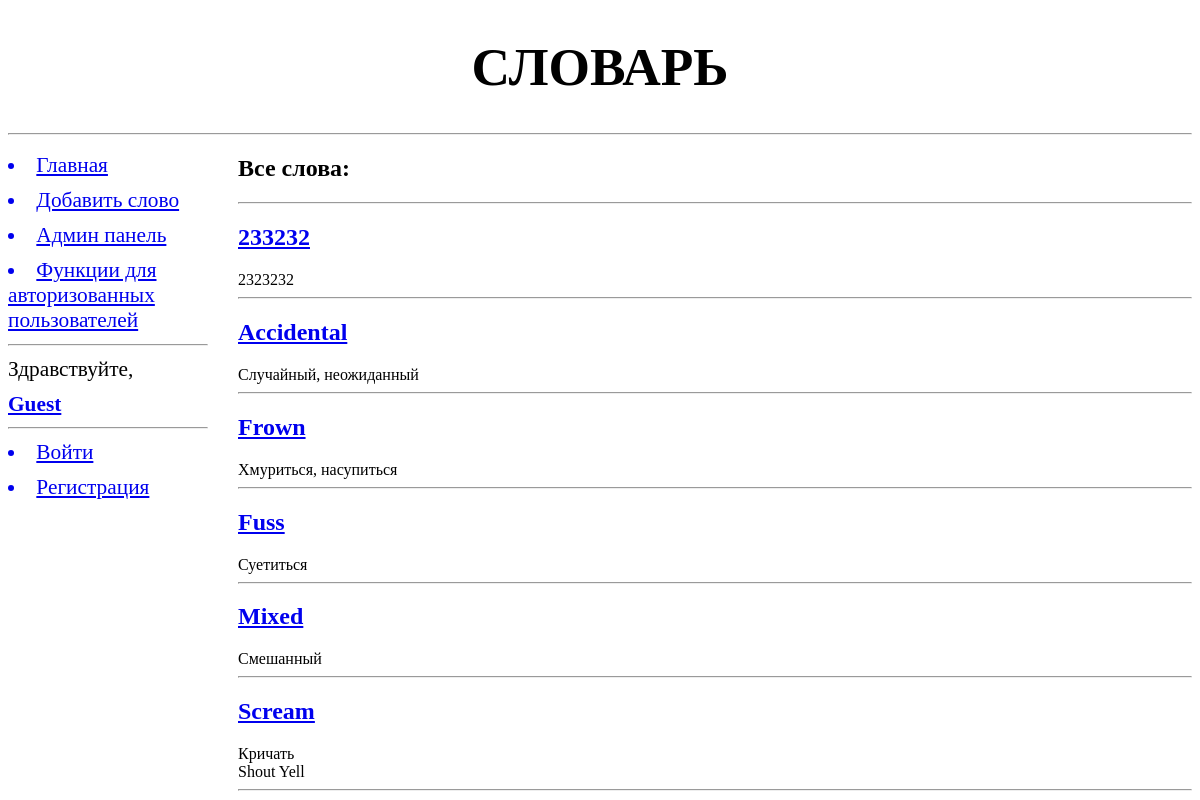
The page / on the database its author committed.
### addwords/models.py (models this page shows)
class Word(models.Model):
    class Meta:
        verbose_name = "Слово"
        verbose_name_plural = "Слова"
        unique_together = (('word', 'language'), # уникальные сочетания полей в модели
                           (('word', 'type', 'translation')))
        ordering = ['word', 'type'] # параметры сортировки записей по умолчанию
    TYPE = (
        (None, "Выберите тип слова"), # или None -  заменяет --------- на Выберите тип слова
        ('Verb', 'Verb (сущ.)' ),
        ('Noun', 'Noun (глаг.)'),
        ('Adjective', 'Adjective (прил.)'),
    )
    word = models.CharField(max_length=20, null=True, blank=False, verbose_name="Слово")
    language = models.ForeignKey("Language", on_delete=models.PROTECT, verbose_name="Язык", related_name='words') #, limit_chices_to={}
    type = models.CharField(max_length=10, choices=TYPE, blank=True)
    translation = models.CharField(max_length=25, verbose_name="Перевод")
    discription = models.TextField(blank=True, verbose_name="Доп. комментарий к переводу")
    synonyms = models.ManyToManyField("Word", verbose_name="Синонимы", related_name='+', blank=True)
    rate = models.IntegerField(verbose_name="Рейтинг", default=5, help_text="Личный рейтинг слова от 1 до 10")
    add_date = models.DateTimeField(verbose_name="Дата создания", auto_now_add=True, blank=True)
    archived = models.BooleanField(verbose_name="Архивировано", help_text="Будет ли слово отображаться в словаре?", default=False)
    author =  models.ForeignKey(User, on_delete=models.PROTECT, verbose_name="Автор", help_text="Кто добавил слово", blank=True, null=True)
    def __str__(self):
        return self.word
    def get_synonyms(self):
        return [s.__str__() for s in self.synonyms.all()]

### addwords/views.py (the view)
# urls.py: path('', main, name='main'),
def main(request):
	AMOUNT_OF_WORDS = 6
	if request.GET.get('selecter', False) not in ("None", False):
		sort_name = str(request.GET.get('selecter', False))
		words = Word.objects.filter(archived=False).order_by(sort_name)[:AMOUNT_OF_WORDS] #
	else:
		words = Word.objects.filter(archived=False)[:AMOUNT_OF_WORDS]
	context = {"words":words}
	return render(request, "addwords/main.html", context)

### addwords/templates/addwords/main.html (shortened to what this page needs)
{% extends "basic.html" %}
{%  block page_title %}
Словарь
{% endblock %}
{% block content %}
    <h1>Все слова:</h1>
    <hr>
    {% for word in words %}
        <h2> <a href="{% url 'ex_word' word.pk %}"> {{ word.word }} </a> </h2>  <p2>{{ word.translation }} <br></2>
        {% for s in word.get_synonyms %}
            {{ s }}
        {% endfor %}
        <hr>
    {% endfor %}
{% endblock %}

### rows shown on the page
Word: word "233232", translation "2323232"
Word: word "Accidental", translation "Случайный, неожиданный"
Word: word "Frown", translation "Хмуриться, насупиться"
Word: word "Fuss", translation "Суетиться"
Word: word "Mixed", translation "Смешанный"
Word: word "Scream", translation "Кричать"
Word: get_synonyms "Shout"
Word: get_synonyms "Yell"

### other values the page prints
{{ user.username|default:'Guest' }} "Guest"
